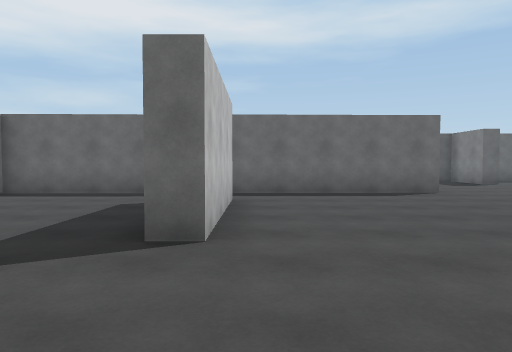
view 1 (above)

24 first-person views from a walk through a Unity game level. The camera is 1.3 m above the floor, tilts 2° down and sees 70° across. The floor is counted in squares, 2 m on a side. Each view is taken from the middle of a square. On the plan, view 1 faces up. The plan holds only what a view shows up to about 11 squares ahead; the rest is blank. The place goes on beyond the plan.

view 2
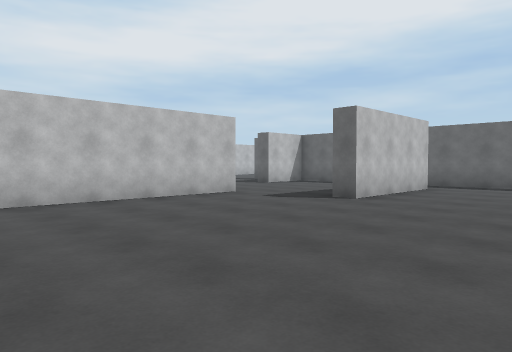

view 3
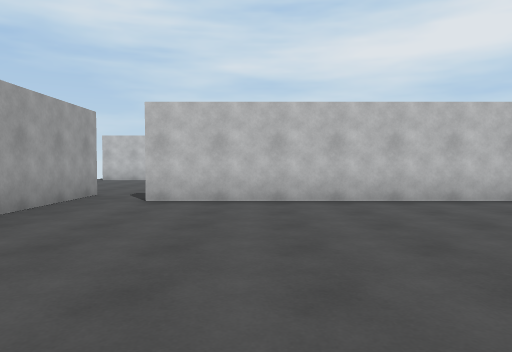

view 4
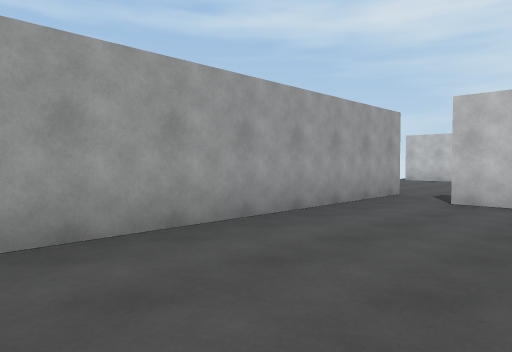

view 5
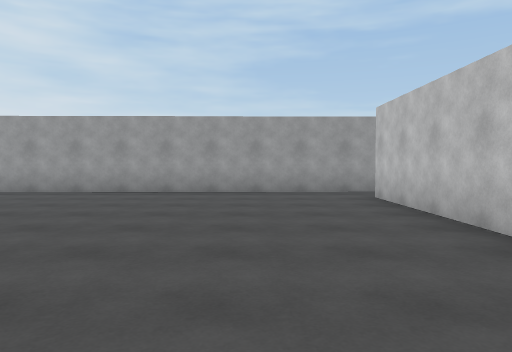

view 6
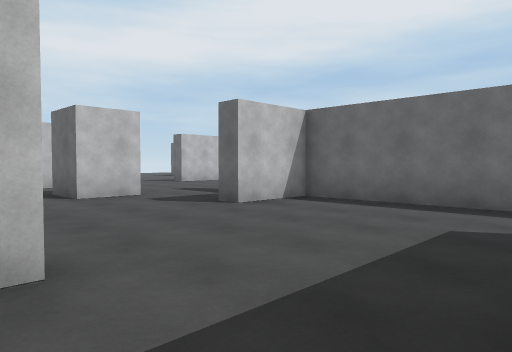

view 7
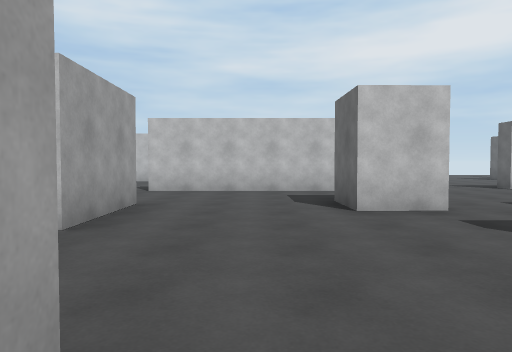

view 8
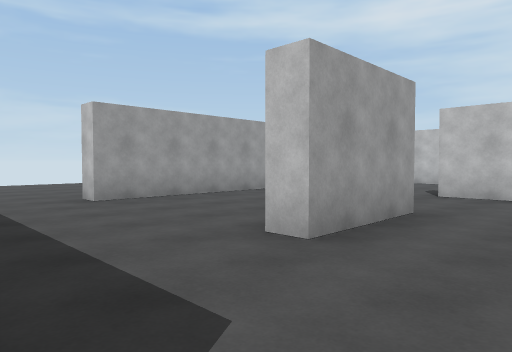

view 9
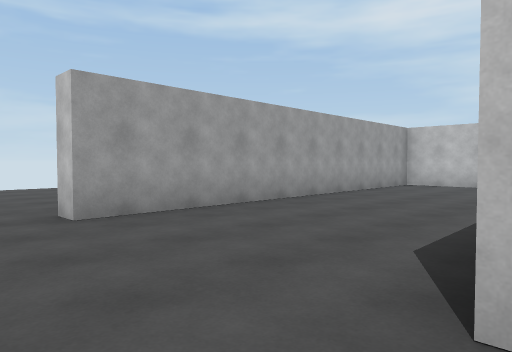

view 10
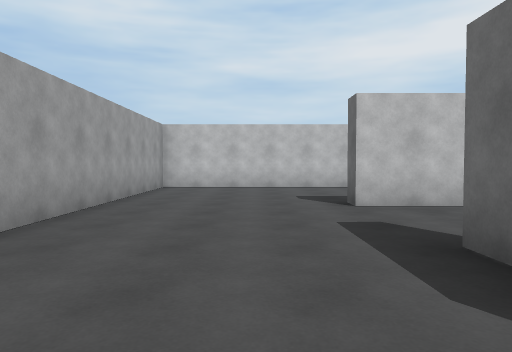

view 11
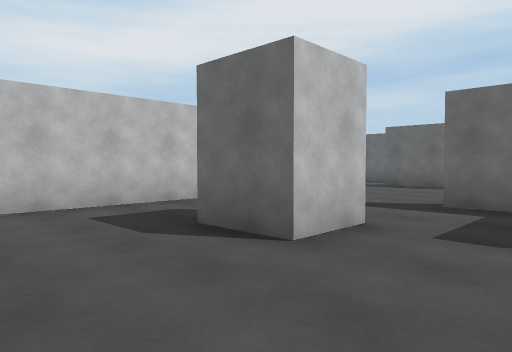

view 12
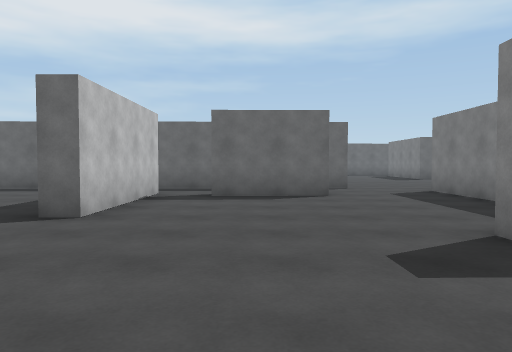

view 13
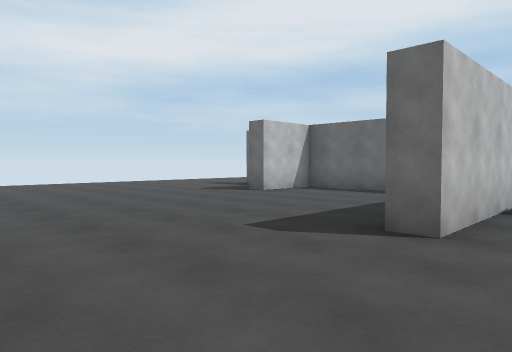

view 14
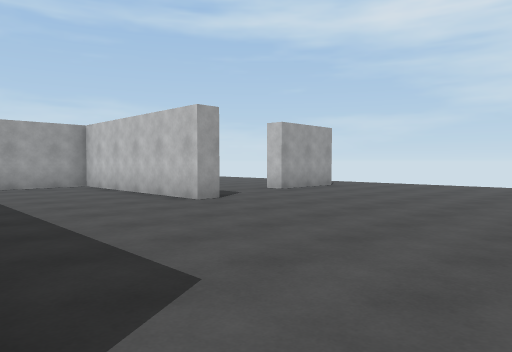

view 15
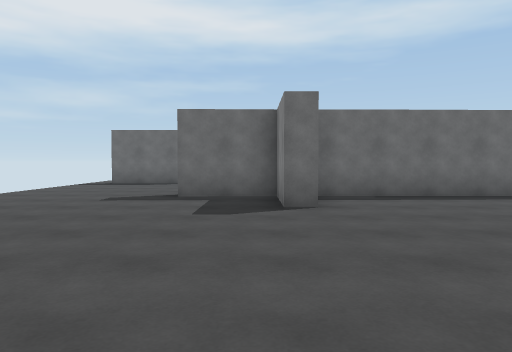

view 16
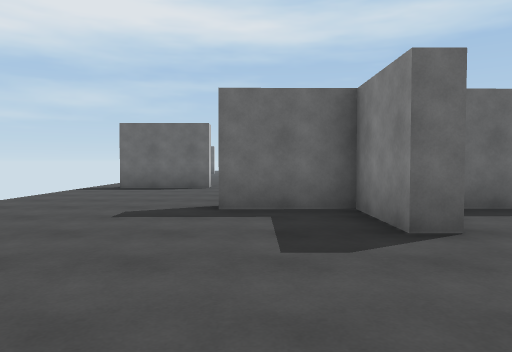

view 17
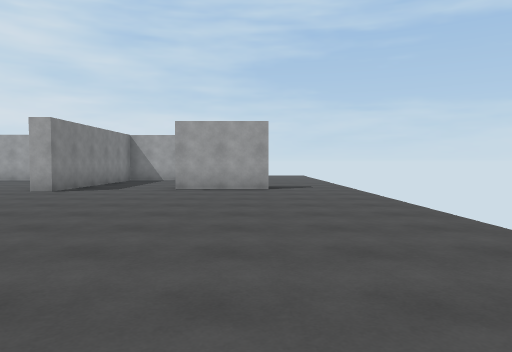

view 18
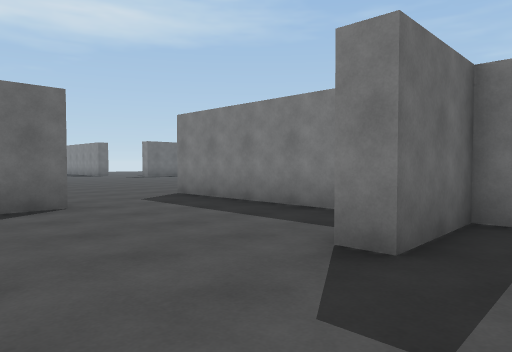

view 19
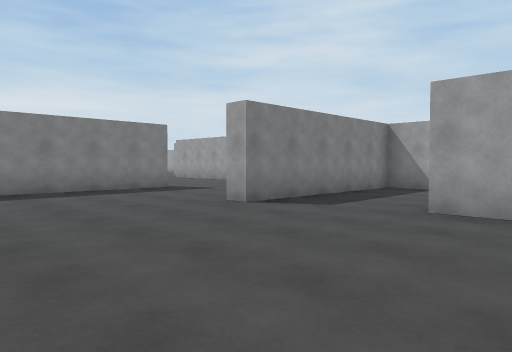

view 20
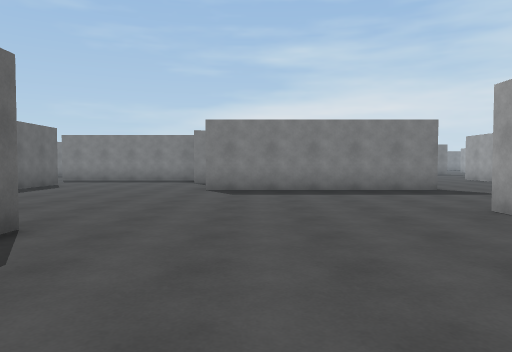

view 21
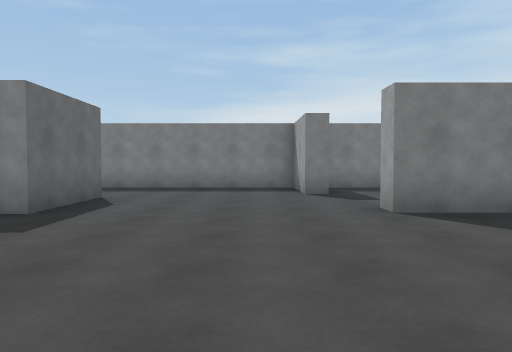

view 22
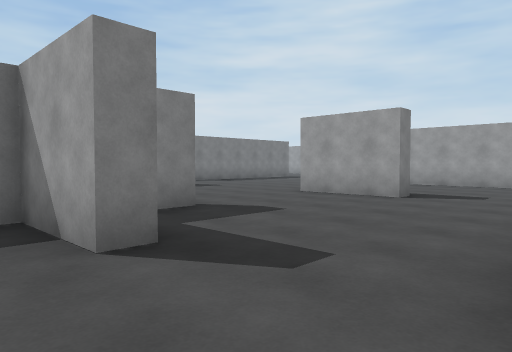

view 23
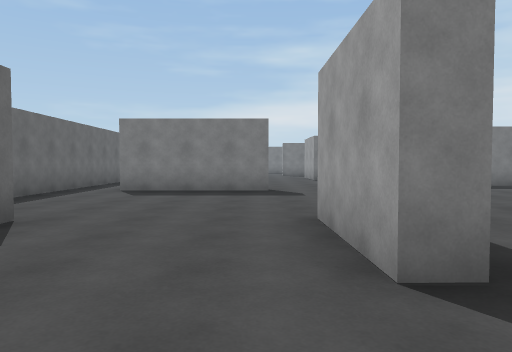

view 24
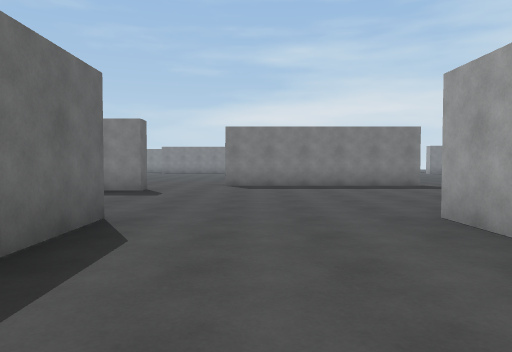

### Floor plan
Points are (right, up) in squares from view 1. A wall is a line through its corners. A room is listed if a view was taken in it or the views show most of it. See-through windows are left out.
Room 1 (views 1, 2, 3, 4, 5, 6)
walls: (-3.2, 2.6) (-3.2, -5); (-0.4, 6.5) (-0.4, 3) (-1, 3); (-3.6, -6.3) (3.6, -6.1); (3.6, 8) (-0.5, 7.9)
ways out: opening at (-2.5, 3) to room 2; opening at (-1, 7) to room 2; opening at (-4, -5.5)
Room 2 (views 7, 8, 9, 10, 11, 12, 13, 14, 15, 16, 17, 18, 19, 20, 21, 22, 23, 24)
walls: (-12.1, 12.9) (-12.1, 9.3) (-12.6, 9.3); (-11, 14.2) (-17.1, 14.1) (-17.1, 12.3) (-17.6, 12.3) (-17.6, 14.1) (-19.5, 14.1) (-19.5, 14.7); (-11, 14.7) (-7.7, 14.8); (-8.5, 12.2) (-10.9, 12.2); (-7.7, 14.3) (-8.2, 14.3); (-13.2, 18.6) (-13.2, 24.2) (-12.6, 24.2); (-10, 18.6) (-10.1, 19.2) (-7.7, 19.3); (-5.9, 11.1) (-5.9, 13.5); (-18.7, 14.6) (-17.6, 14.6) (-17.6, 19.8) (-17, 19.8); (-11.5, 6) (-11.5, 0.6) (-12, 0.5); (-7.6, 18.8) (-9.6, 18.7); (-6.9, 7.8) (-7.9, 7.8); (-7.9, 5.6) (-7.9, 4.4) (-9.2, 4.3); (-20.1, 18.6) (-22.6, 18.5); (-8.4, 22.6) (-8.4, 24.1); (-1.6, 12.2) (-1.6, 17.9); (-21.2, 19) (-20.1, 19.1); (-2.9, 19.7) (-3.4, 19.7) (-3.4, 23.2); (-10.3, 24.4) (-10.4, 25) (-8.4, 25) (-8.4, 29.5); (-16.4, 1.7) (-15.9, 1.7) (-15.9, -3.5) (-6.4, -3.3) (-6.4, -4); (-8.9, 1.1) (-6.5, 1.1) (-6.5, 0.5); (-0.5, 7.9) (-5.4, 7.8) (-5.4, 6) (-6, 6); (-8.2, 0.6) (-8.9, 0.6); (-2.5, 24.6) (-5.2, 24.6); (-21.4, 0.9) (-19, 0.9); (-11, 28.9) (-13.4, 28.9)
ways out: opening at (-2.5, 3) to room 1; opening at (-1, 7) to room 1; opening at (-22.5, 1); opening at (-17.5, 1); opening at (-5.5, -4); opening at (-3, 24); opening at (-2, 18.3); gap at (-11, 12)

Where each view was taken, in squares from view 1:
view 1: 0 up, 0 right, facing up
view 2: 3 down, 3 right, facing up-left
view 3: 3 down, 3 right, facing left
view 4: 3 down, 3 right, facing down-left
view 5: 2 up, 1 left, facing down
view 6: 2 up, 1 left, facing up-left
view 7: 3 up, 3 left, facing left
view 8: 3 up, 4 left, facing down-left
view 9: 1 up, 5 left, facing down-left
view 10: 1 down, 6 left, facing left
view 11: 2 up, 6 left, facing up-left
view 12: 5 up, 10 left, facing up
view 13: 6 up, 11 left, facing up-left
view 14: 7 up, 12 left, facing down-left
view 15: 7 up, 18 left, facing up
view 16: 9 up, 19 left, facing up
view 17: 10 up, 21 left, facing down
view 18: 13 up, 22 left, facing up-right
view 19: 24 up, 22 left, facing down-right
view 20: 23 up, 22 left, facing right
view 21: 26 up, 18 left, facing right
view 22: 26 up, 13 left, facing down-right
view 23: 20 up, 12 left, facing right
view 24: 17 up, 12 left, facing right
